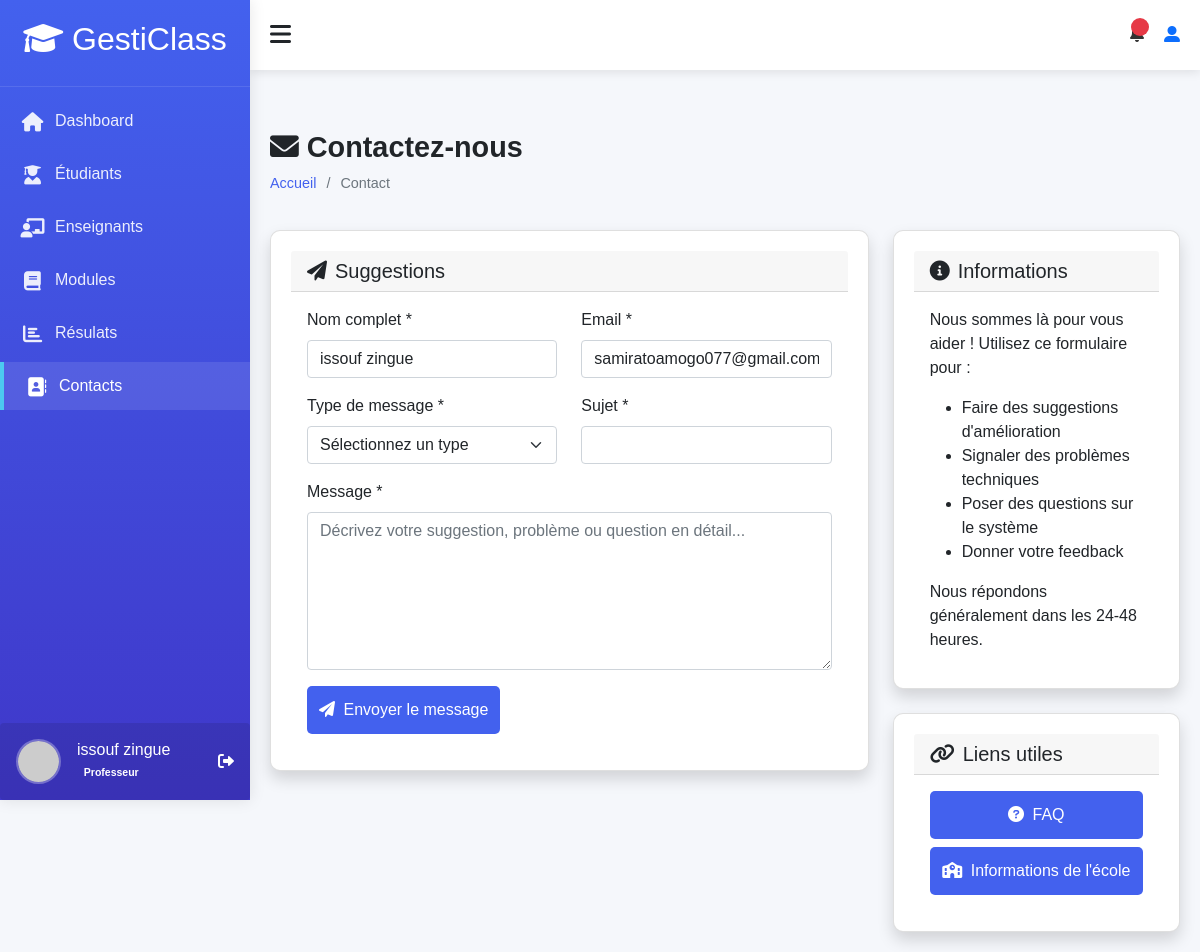
The app's page /accounts/contact/ (signed in) with its own data.
### accounts/models.py (models this page shows, shortened)
class User(AbstractUser):
    ROLE_CHOICES = (
        ('admin', 'Administrateur'),
        ('teacher', 'Enseignant'),
        ('student', 'Élève'),
    )
    profil = models.CharField(max_length=10, choices=ROLE_CHOICES, default='student')
    phone = models.CharField(max_length=20, blank=True)
    birth_date = models.DateField(null=True, blank=True)
    photo = models.ImageField(upload_to='users/', null=True, blank=True)
    specialty = models.CharField(max_length=100, null=True, blank=True)
    hire_date = models.DateField(null=True, blank=True)
    address = models.TextField(blank=True)
    phone_number = models.CharField(max_length=15, blank=True)
    date_of_birth = models.DateField(null=True, blank=True)
    class Meta:
        permissions = [
        ("peut_acceder_module", "Peut acceder au module"),
        ("peut_acceder_aux_eleve", "Peut acceder aux eleves"),
        ("peut_acceder_aux_enseignants", "peut acceder aux enseigants"),
        ("peut_acceder_aux_roles", "peut acceder aux roles"),
        ("peut_acceder_au_dashboard", "Peut accéder au tableau de bord "),
        ("dashboard", "Peut voir les infos utiles  pour des étudiants"),
        ("peut_voir_infos_utile_teacher", "Peut voir les infos utiles pour des enseignants"),
        ("peut_agir_infos_utile_student", "Peut agir sur les infos utiles pour des étudiants"),
        ("peut_agir_infos_utile_teacher", "Peut agir sur les infos utiles pour des enseignants"),
        ("can_view_student_performance_data", "Peut voir ses données de performance  étudiants"),
        ("can_view_teacher_module_performance_data", "Peut voir les données de performance des modules des enseignants"),
        ("can_view_all_students_performance_data ", "Peut voir les données de performance de tous les étudiants"),
        ("can_view_student_list", "Peut voir la liste des étudiants"),
        ("can_view_teacher_list", "Peut voir la liste des enseignants"),
        ("can_view_module_list", "Peut voir la liste des modules"),
        ("can_view_results_list", "Peut voir la liste résultats"),
        ("can_view_suggestions_list", "Peut voir la liste des suggestions"),
        ("can_view_module_details", "Peut les details d'un module"),
        ("can_view_student_details", "Peut voir les détails d'un étudiant"),
        ("can_view_teacher_details", "Peut voir les détails d'un enseignant"),
        ("can_view_own_details", "Peut voir ses propres détails"),
        ("cans_view_results", "Peut voir les résultats"),
        ("can_view_own_results", "Peut voir ses propres résultats"),
        ("can_view_section__admin", "Peut voir la d'administration des section"),
        ("view_role", "Peut voir les rôles"),
        ("add_role", "Peut ajouter un rôle"),
        ("change_role", "Peut modifier un rôle"),
        ("delete_role", "Peut supprimer un rôle"),
        ("assign_role", "Peut assigner des rôles"),
        ("view_timetable", "Peut voir l'emploi du temps"),
        ("manage_timetable", "Peut gérer l'emploi du temps"),
        ("can_add_teacher", "Peut ajouter un enseignant"),
        ("can_add_student", "Peut ajouter un étudiant"),
        ("can_change_teacher", "Peut modifier un enseignant"),
        ("can_change_student", "Peut modifier un étudiant"),
        ("can_delete_teacher", "Peut supprimer un enseignant"),
        ("can_delete_student", "Peut supprimer un étudiant"),
        ("can_view_schoolinfo", "Peut voir les informations de l'école"),
        ("can_add_schoolinfo", "Peut ajouter les informations de l'école"),
        ("can_change_schoolinfo", "Peut modifier les informations de l'école"),
        ("can_delete_schoolinfo", "Peut supprimer les informations de l'école"),
        ]

### accounts/views.py (the view, shortened to what this page needs)
# urls.py: path('contact/', views.contact,
def contact(request):
    return render(request, 'contact/contact.html', {'title': 'Contactez-nous'})

### accounts/templates/contact/contact.html (shortened to what this page needs)
{% extends "models/base.html" %}
{% load static %}
{% block content %}
<div class="content">
    <div class="page-title">
        <div>
            <h2><i class="fas fa-envelope me-2"></i>Contactez-nous</h2>
            <ul class="breadcrumb">
                <li><a href="{% url 'dashboard:dashboard' %}">Accueil</a></li>
                <li>Contact</li>
            </ul>
        </div>
    </div>
    <div class="row">
        <div class="col-md-8">
            <div class="card shadow">
                <div class="card-header ">
                    <h5 class="m-0"><i class="fas fa-paper-plane me-2"></i>Suggestions</h5>
                </div>
                <div class="card-body">
                    <form method="post">
                        <div class="row">
                            <div class="col-md-6 mb-3">
                                <label for="name" class="form-label">Nom complet *</label>
                                <input type="text" class="form-control" id="name" name="name"
                                       value="{% if user.is_authenticated %}{{ user.get_full_name }}{% endif %}" required>
                            </div>
                            <div class="col-md-6 mb-3">
                                <label for="email" class="form-label">Email *</label>
                                <input type="email" class="form-control" id="email" name="email"
                                       value="{% if user.is_authenticated %}{{ user.email }}{% endif %}" required>
                            </div>
                        </div>
                        <div class="row">
                            <div class="col-md-6 mb-3">
                                <label for="message_type" class="form-label">Type de message *</label>
                                <select class="form-select" id="message_type" name="message_type" required>
                                    <option value="">Sélectionnez un type</option>
                                </select>
                            </div>
                            <div class="col-md-6 mb-3">
                                <label for="subject" class="form-label">Sujet *</label>
                                <input type="text" class="form-control" id="subject" name="subject" required>
                            </div>
                        </div>
                        <div class="mb-3">
                            <label for="message" class="form-label">Message *</label>
                            <textarea class="form-control" id="message" name="message" rows="6"
                                      placeholder="Décrivez votre suggestion, problème ou question en détail..." required></textarea>
                        </div>
                        <button type="submit" class="btn btn-primary">
                            <i class="fas fa-paper-plane me-1"></i> Envoyer le message
                        </button>
                    </form>
                </div>
            </div>
        </div>
        <div class="col-md-4">
            <div class="card shadow mb-4">
                <div class="card-header  ">
                    <h5 class="m-0"><i class="fas fa-info-circle me-2"></i>Informations</h5>
                </div>
                <div class="card-body">
                    <p>Nous sommes là pour vous aider ! Utilisez ce formulaire pour :</p>
                    <ul>
                        <li>Faire des suggestions d'amélioration</li>
                        <li>Signaler des problèmes techniques</li>
                        <li>Poser des questions sur le système</li>
                        <li>Donner votre feedback</li>
                    </ul>
                    <p class="mb-0">Nous répondons généralement dans les 24-48 heures.</p>
                </div>
            </div>
            <div class="card shadow">
                <div class="card-header ">
                    <h5 class="m-0"><i class="fas fa-link me-2"></i>Liens utiles</h5>
                </div>
                <div class="card-body">
                    <div class="d-grid gap-2">
                        <a href="{% url 'accounts:faq_list' %}" class="btn btn-outline-primary">
                            <i class="fas fa-question-circle me-1"></i> FAQ
                        </a>
                        <a href="{% url 'accounts:school_info' %}" class="btn btn-outline-secondary">
                            <i class="fas fa-school me-1"></i> Informations de l'école
                        </a>
                    </div>
                </div>
            </div>
        </div>
    </div>
</div>
{% endblock %}

### templates/models/sidebar.html (shortened to what this page needs)
<div class="sidebar" id="sidebar">
    <div class="sidebar-header">
        <h2><i class="fas fa-graduation-cap text-white"></i> GestiClass</h2>
    </div>
    <div class="sidebar-menu">
        <ul>
            <li><a href="{% url 'dashboard:dashboard' %}" class="active"><i class="fas fa-home"></i> Dashboard</a></li>
            <li><a href="{% url 'accounts:students_list' %}"><i class="fas fa-user-graduate"></i> Étudiants</a></li>
            {% if perms.accounts.peut_acceder_aux_enseignants %}
            <li><a href="{% url 'accounts:teachers_list' %}" ><i class="fas fa-chalkboard-teacher"></i> Enseignants</a></li>
            {% endif %}
            {% if perms.accounts.peut_acceder_module %}
            <li><a href="{% url 'accounts:modules_list' %}"><i class="fas fa-book"></i> Modules</a></li>
            {% endif %}
            <li><a href="{% url 'accounts:results_list' %}"><i class="fas fa-chart-bar"></i> Résulats</a></li>
            <li><a href="{% url 'accounts:contact' %}"><i class="fas fa-address-book"></i> Contacts</a></li>
        </ul>
    </div>
    <div class="user-profile d-flex align-items-center p-3 rounded ">
        {% if user.photo %}
            <img src="{{ user.photo.url }}"
                 alt="Photo de {{ user.get_full_name }}"
                 class="rounded-circle me-3"
                 style="width: 45px; height: 45px; object-fit: cover;">
        {% else %}
            <img src="https://ui-avatars.com/api/?name={{ user.first_name }}+{{ user.last_name }}&background=0D8ABC&color=fff&size=128"
                 alt="Avatar de {{ user.get_full_name }}"
                 class="rounded-circle me-3"
                 style="width: 45px; height: 45px; object-fit: cover;">
        {% endif %}
        <div class="user-info">
            <h6 class="mb-0  ">{{ user.get_full_name }}</h6>
            <small>
                {% if user.profil == 'student' %}
                    <span class="badge rounded-pill">Élève</span>
                {% elif user.profil == 'teacher' %}
                    <span class="badge rounded-pill" >Professeur</span>
                {% elif user.profil == 'admin' %}
                    <span class="badge rounded-pill" >Admin</span>
                {% endif %}
            </small>
        </div>
        <div class="ms-auto">
            <a href="{% url 'accounts:logout' %}" class="text-decoration-none text-white">
                <i class="fas fa-sign-out-alt"></i>
            </a>
        </div>
    </div>
</div>

### templates/models/base.html (style rules this page uses)
:root { --primary: #4361ee; --secondary: #3f37c9; --success: #4cc9f0; --info: #4895ef; --warning: #f72585; --danger: #e63946; --light: #f8f9fa; --dark: #212529; --sidebar-width: 250px; --header-height: 70px; --transition: all 0.3s ease; }
* { margin: 0; padding: 0; box-sizing: border-box; font-family: 'Poppins', sans-serif; }
body { background-color: #f5f7fb; color: #333; overflow-x: hidden; }
.sidebar { width: var(--sidebar-width); background: linear-gradient(180deg, var(--primary) 0%, var(--secondary) 100%); color: white; height: 100vh; position: fixed; transition: var(--transition); z-index: 1000; box-shadow: 0 0 15px rgba(0, 0, 0, 0.1); }
.sidebar-header { padding: 20px; text-align: center; border-bottom: 1px solid rgba(255, 255, 255, 0.1); }
.sidebar-menu { padding: 10px 0; }
.sidebar-menu ul { list-style: none; padding: 0; margin: 0; }
.sidebar-menu li { margin-bottom: 5px; }
.sidebar-menu a { display: flex; align-items: center; padding: 12px 20px; color: rgba(255, 255, 255, 0.9); text-decoration: none; transition: var(--transition); font-size: 1rem; }
.sidebar-menu a:hover, .sidebar-menu a.active { background-color: rgba(255, 255, 255, 0.1); color: white; border-left: 4px solid var(--success); }
.sidebar-menu i { margin-right: 10px; font-size: 1.2rem; width: 25px; text-align: center; }
.user-profile { position: absolute; bottom: 0; width: 100%; padding: 15px; background-color: rgba(0, 0, 0, 0.1); display: flex; align-items: center; }
.user-profile img { width: 40px; height: 40px; border-radius: 50%; object-fit: cover; margin-right: 10px; border: 2px solid rgba(255, 255, 255, 0.3); }
.content { padding: 20px; }
.page-title { margin-bottom: 20px; display: flex; justify-content: space-between; align-items: center; }
.page-title h2 { font-size: 1.8rem; color: var(--dark); font-weight: 600; }
.breadcrumb { display: flex; list-style: none; }
.breadcrumb li { margin-right: 10px; font-size: 0.9rem; color: #6c757d; }
.breadcrumb li:after { content: '/'; margin-left: 10px; }
.breadcrumb li:last-child:after { content: ''; }
.breadcrumb li a { color: var(--primary); text-decoration: none; }
.card { background-color: white; border-radius: 10px; box-shadow: 0 4px 10px rgba(0, 0, 0, 0.05); padding: 20px; transition: var(--transition); }
.btn { display: block; padding: 12px; background-color: var(--primary); color: white; border: none; border-radius: 5px; cursor: pointer; font-size: 1rem; transition: var(--transition); }
.sidebar { width: var(--sidebar-width); transition: var(--transition); }

### records on screen
User: get_full_name "issouf zingue", name "issouf zingue", email "samiratoamogo077@gmail.com"
